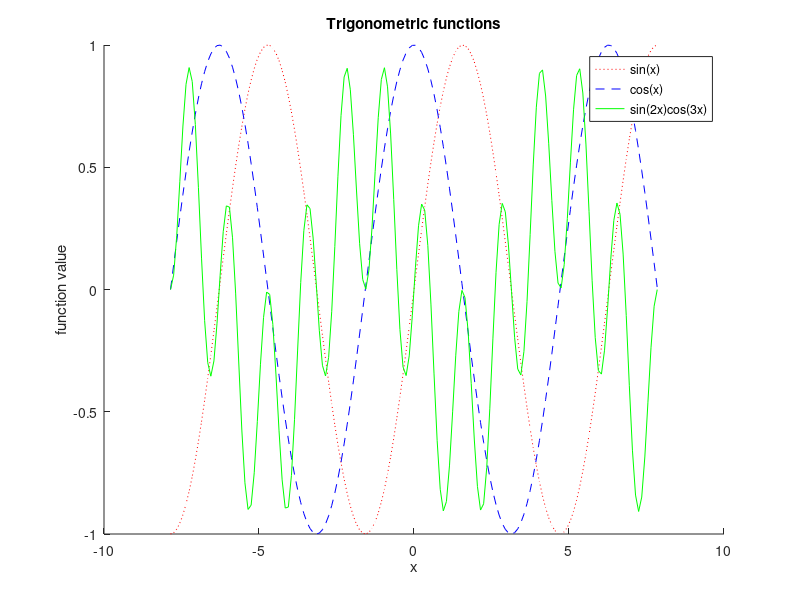

MATLAB code to generate this figure:
% 2D plotting 

x = -5/2*pi : 0.1 : 5/2*pi
hold off
hold on
plot(x, sin(x), ":", 'color','r')
plot(x, cos(x), "--", 'color', 'b')
plot(x, sin(2*x).*cos(3*x), 'g')
xlabel('x')
ylabel('function value')
legend('sin(x)', 'cos(x)', 'sin(2x)cos(3x)')
title("Trigonometric functions")
